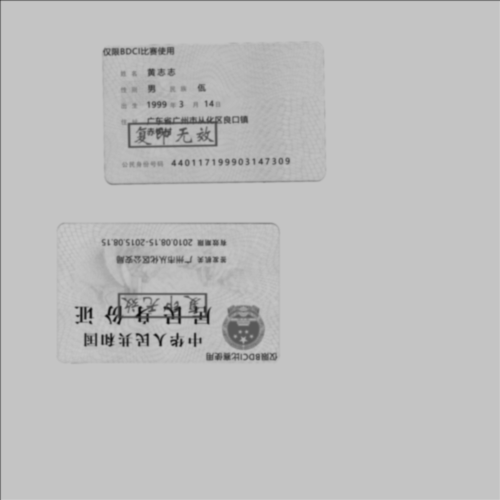
#> input picture CV/OCR/基于OCR的身份证要素提取/baselines/id_card_detection/baseline2/test2.jpg, 1000 x 1000 px (shown at 1/2 size)
$ python template_match.py
#> lines starting #> are read from the running program, lines starting #| are printed output that depends on the picture
"""
Template matching and extracting ROI with the ORB feature detector
in OpenCV4

Demo driver code in __main__

Written by Tiger Nie for Deloitte DAI
"""
import numpy as np
import matplotlib.pyplot as plt
from matplotlib.gridspec import GridSpec
from scipy.spatial import distance
import cv2


def show(frame):
    # Helper function to display debug images
    plt.imshow(frame)
    plt.show()


def extract_roi(frame, template):
    """
    Params
    ------
    frame (np.array): target image of interest in BGR or grayscale.
    template (np.array): image of a template in BGR or grayscale.

    Returns
    -------
    warped (np.array): region of interest in the target image.
    """
    if len(frame.shape) == 2:
        gray = frame
    else:
        gray = cv2.cvtColor(frame, cv2.COLOR_BGR2GRAY)
    if len(template.shape) == 2:
        gray_template = template
    else:
        gray_template = cv2.cvtColor(template, cv2.COLOR_BGR2GRAY)

    # ORD feature detection
    orb = cv2.ORB_create(nfeatures=100000, scoreType=cv2.ORB_FAST_SCORE)
    kp, des = orb.detectAndCompute(gray, None)
    kp_template, des_template = orb.detectAndCompute(gray_template, None)

    # [8 lines of commented-out code are left out]
    bf = cv2.BFMatcher_create(cv2.NORM_HAMMING, crossCheck=True)
    matches = bf.match(des_template, des)
    # Sort them in the order of their distance.
    goodMatches = sorted(matches, key=lambda x: x.distance)[:50]

    # Map template corners onto the frame image
    src_pts = np.float32(
        [kp_template[m.queryIdx].pt for m in goodMatches]).reshape(-1, 1, 2)
    dst_pts = np.float32(
        [kp[m.trainIdx].pt for m in goodMatches]).reshape(-1, 1, 2)
    M, _ = cv2.findHomography(src_pts, dst_pts, cv2.RANSAC, 5.0)

    h, w = gray_template.shape
    pts = np.float32([[0, 0], [w-1, 0], [w-1, h-1], [0, h-1]]).reshape(-1, 1, 2)
    dst = cv2.perspectiveTransform(pts, M)

    # # Draw the bounding box on the original frame
    # frame = cv2.polylines(frame, [np.int32(dst)], True, 255, 3, cv2.LINE_AA)

    # Debug: visualise matches
    # img3 = np.zeros(frame.shape)
    # img3 = cv2.drawMatches(template, kp_template, frame, kp,
    #                        goodMatches, img3, flags=2)

    # Calculate perspective transform of the template found in the frame
    new_dst = dst.reshape(4, 2)

    (tl, tr, br, bl) = new_dst

    max_height = int(max(distance.euclidean(tr, br),
                         distance.euclidean(tl, bl)))
    max_width = int(max(distance.euclidean(bl, br),
                        distance.euclidean(tl, tr)))

    # construct the destination points which will be used to map the screen
    out_dst = np.array([
        [0, 0],
        [max_width - 1, 0],
        [max_width - 1, max_height - 1],
        [0, max_height - 1]], dtype="float32")

    # Calculate transformation matrix
    trans_mat = cv2.getPerspectiveTransform(new_dst, out_dst)

    # Warp the original frame
    warped = cv2.warpPerspective(frame, trans_mat, (max_width, max_height))

    return warped


if __name__ == "__main__":
    # Load images
    img = cv2.imread('test2.jpg')
#> img is the input picture: shape (1000, 1000, 3); min 5, max 216, mean 190.1
    template_front = cv2.imread('front_template.png')
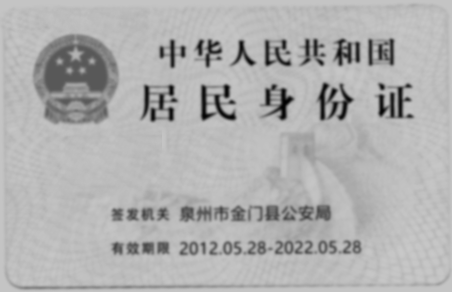
#> input picture CV/OCR/基于OCR的身份证要素提取/baselines/id_card_detection/baseline2/front_template.png, 452 x 292 px
#> template_front is the input picture: shape (292, 452, 3); min 2, max 200, mean 176.1
    template_back = cv2.imread('back_template.png')
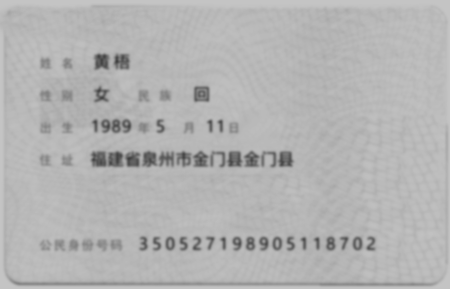
#> input picture CV/OCR/基于OCR的身份证要素提取/baselines/id_card_detection/baseline2/back_template.png, 450 x 289 px
#> template_back is the input picture: shape (289, 450, 3); min 63, max 196, mean 179.3

    # Calculate warps of front and back
    front = extract_roi(img, template_front)
#> in extract_roi, `kp, des = orb.detectAndCompute(gray, None)`: kp = 4834 keypoints; strongest (x, y, size): (236, 644, 77.1), (236, 645, 64.3), (180, 618, 64.3), (311, 669, 77.1)
#> in extract_roi, `kp_template, des_template = orb.detectAndCompute(gray_template, None)`: kp_template = 1728 keypoints; strongest (x, y, size): (226, 87, 77.1), (204, 114, 77.1), (282, 116, 64.3), (203, 116, 64.3)
#> in extract_roi, `matches = bf.match(des_template, des)`: matches = 1035 matches
#> in extract_roi, `goodMatches = sorted(matches, key=lambda x: x.distance)[:50]`: goodMatches = 50 matches
#> in extract_roi, `src_pts = np.float32( [kp_template[m.queryIdx].pt for m in goodMatches..`: src_pts = 50 rows, first 8: [327, 219], [121.2, 243.6], [375.6, 46.8], [136.8, 214.8], [318, 207], [121, 244], [310.8, 42], [346.8, 55.2]
#> in extract_roi, `dst_pts = np.float32( [kp[m.trainIdx].pt for m in goodMatches]).reshap..`: dst_pts = 50 rows, first 8: [236, 512], [441.6, 488.4], [186, 682.8], [426, 517.2], [245, 524], [442, 489], [250.8, 688.8], [214.8, 675.6]
#> in extract_roi, `M, _ = cv2.findHomography(src_pts, dst_pts, cv2.RANSAC, 5.0)`: M = [[-1, 0.00813, 560.7], [-0.0113, -0.999, 733.2], [-4.87e-06, -1.42e-06, 1]]
#> in extract_roi, `dst = cv2.perspectiveTransform(pts, M)`: dst = [[560.7, 733.2], [110, 729.7], [112.4, 438.6], [563.3, 442.7]]
#> in extract_roi, `new_dst = dst.reshape(4, 2)`: new_dst has the same summary as dst
#> in extract_roi, `(tl, tr, br, bl) = new_dst`: tl = [560.7, 733.2]; tr = [110, 729.7]; br = [112.4, 438.6]; bl = [563.3, 442.7]
#> in extract_roi, `max_height = int(max(distance.euclidean(tr, br), distance.euclidean(tl..`: max_height = 291
#> in extract_roi, `max_width = int(max(distance.euclidean(bl, br), distance.euclidean(tl,..`: max_width = 450
#> in extract_roi, `out_dst = np.array([ [0, 0], [max_width - 1, 0], [max_width - 1, max_h..`: out_dst = [[0, 0], [449, 0], [449, 290], [0, 290]]
#> in extract_roi, `trans_mat = cv2.getPerspectiveTransform(new_dst, out_dst)`: trans_mat = [[-0.995, -0.0089, 564.2], [0.00768, -0.995, 725.1], [-4.85e-06, -1.46e-06, 1]]
#> in extract_roi, `warped = cv2.warpPerspective(frame, trans_mat, (max_width, max_height))`:
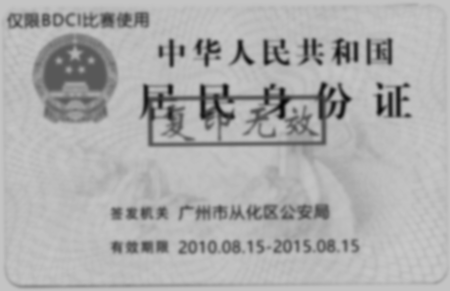
#> warped: shape (291, 450, 3); min 7, max 200, mean 173.1
    back = extract_roi(img, template_back)
#> in extract_roi (call 2), `kp_template, des_template = orb.detectAndCompute(gray_template, None)`: kp_template = 1066 keypoints; strongest (x, y, size): (219, 121, 53.6), (220, 121, 44.6), (210, 121, 37.2), (209, 121, 53.6)
#> in extract_roi (call 2), `matches = bf.match(des_template, des)`: matches = 514 matches
#> in extract_roi (call 2), `src_pts = np.float32( [kp_template[m.queryIdx].pt for m in goodMatches..`: src_pts = 50 rows, first 8: [47, 59], [42, 60], [140, 98.5], [127.9, 126.1], [144, 126.7], [56, 249], [144, 129.6], [166.7, 94.56]
#> in extract_roi (call 2), `dst_pts = np.float32( [kp[m.trainIdx].pt for m in goodMatches]).reshap..`: dst_pts = 50 rows, first 8: [248, 143], [243, 144], [342.1, 181.4], [330, 209.1], [347, 208.8], [260, 333], [345.6, 211.7], [368.3, 176.7]
#> in extract_roi (call 2), `M, _ = cv2.findHomography(src_pts, dst_pts, cv2.RANSAC, 5.0)`: M = [[1, 0.0154, 199.9], [-0.0157, 0.998, 84.81], [1.22e-06, -2.4e-06, 1]]
#> in extract_roi (call 2), `dst = cv2.perspectiveTransform(pts, M)`: dst = [[199.9, 84.81], [649, 77.7], [653.9, 365.2], [204.5, 372.4]]
#> in extract_roi (call 2), `new_dst = dst.reshape(4, 2)`: new_dst has the same summary as dst
#> in extract_roi (call 2), `(tl, tr, br, bl) = new_dst`: tl = [199.9, 84.81]; tr = [649, 77.7]; br = [653.9, 365.2]; bl = [204.5, 372.4]
#> in extract_roi (call 2), `max_height = int(max(distance.euclidean(tr, br), distance.euclidean(tl..`: max_height = 287
#> in extract_roi (call 2), `max_width = int(max(distance.euclidean(bl, br), distance.euclidean(tl,..`: max_width = 449
#> in extract_roi (call 2), `out_dst = np.array([ [0, 0], [max_width - 1, 0], [max_width - 1, max_h..`: out_dst = [[0, 0], [448, 0], [448, 286], [0, 286]]
#> in extract_roi (call 2), `trans_mat = cv2.getPerspectiveTransform(new_dst, out_dst)`: trans_mat = [[0.997, -0.0159, -197.9], [0.0157, 0.995, -87.51], [-1.18e-06, 2.42e-06, 1]]
#> in extract_roi (call 2), `warped = cv2.warpPerspective(frame, trans_mat, (max_width, max_height))`:
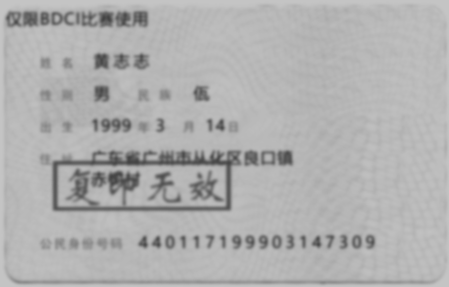
#> warped: shape (287, 449, 3); min 68, max 196, mean 176.1

    # Plot results
    fig = plt.figure()
    gs = GridSpec(2, 2)
    ax1 = fig.add_subplot(gs[:, 0])
    ax2 = fig.add_subplot(gs[0, 1])
    ax3 = fig.add_subplot(gs[1, 1])

    ax1.imshow(img)
    ax1.title.set_text("Original")
    ax2.imshow(front)
    ax2.title.set_text("Front")
    ax3.imshow(back)
    ax3.title.set_text("Back")
    plt.show()
